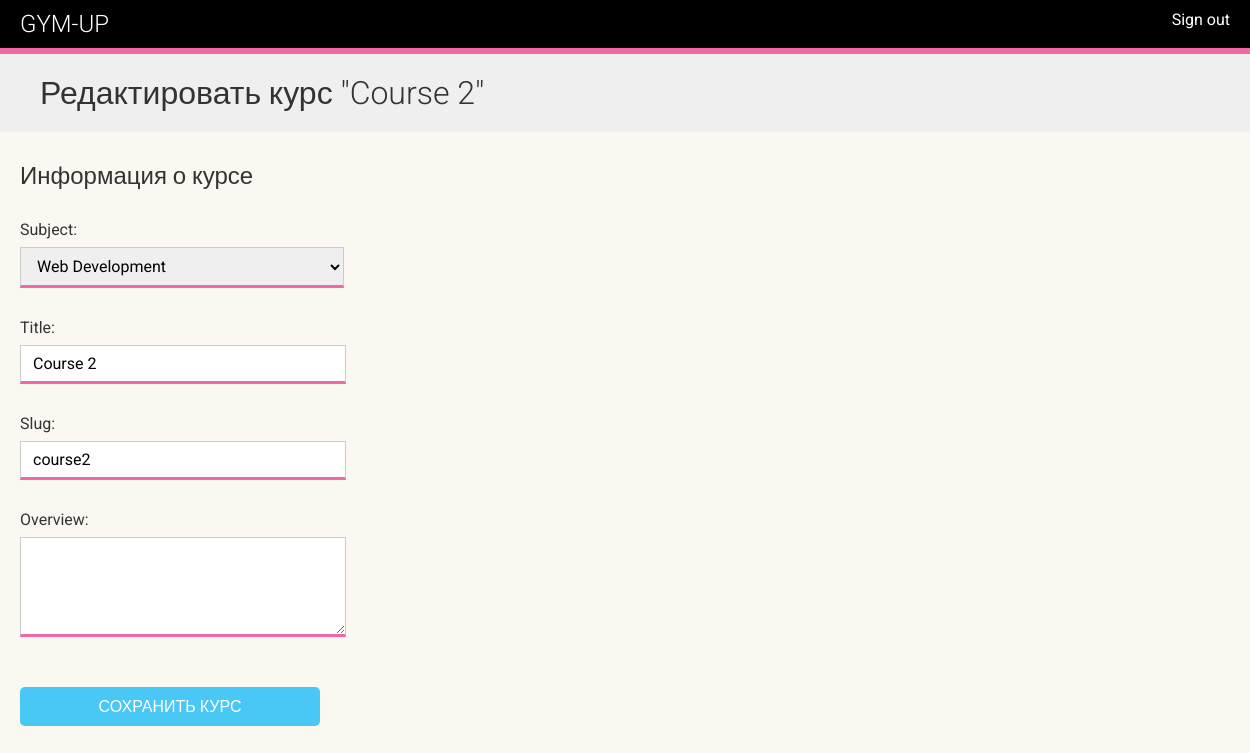
/course/2/edit/ (signed in), run on an earlier commit of the app's database.
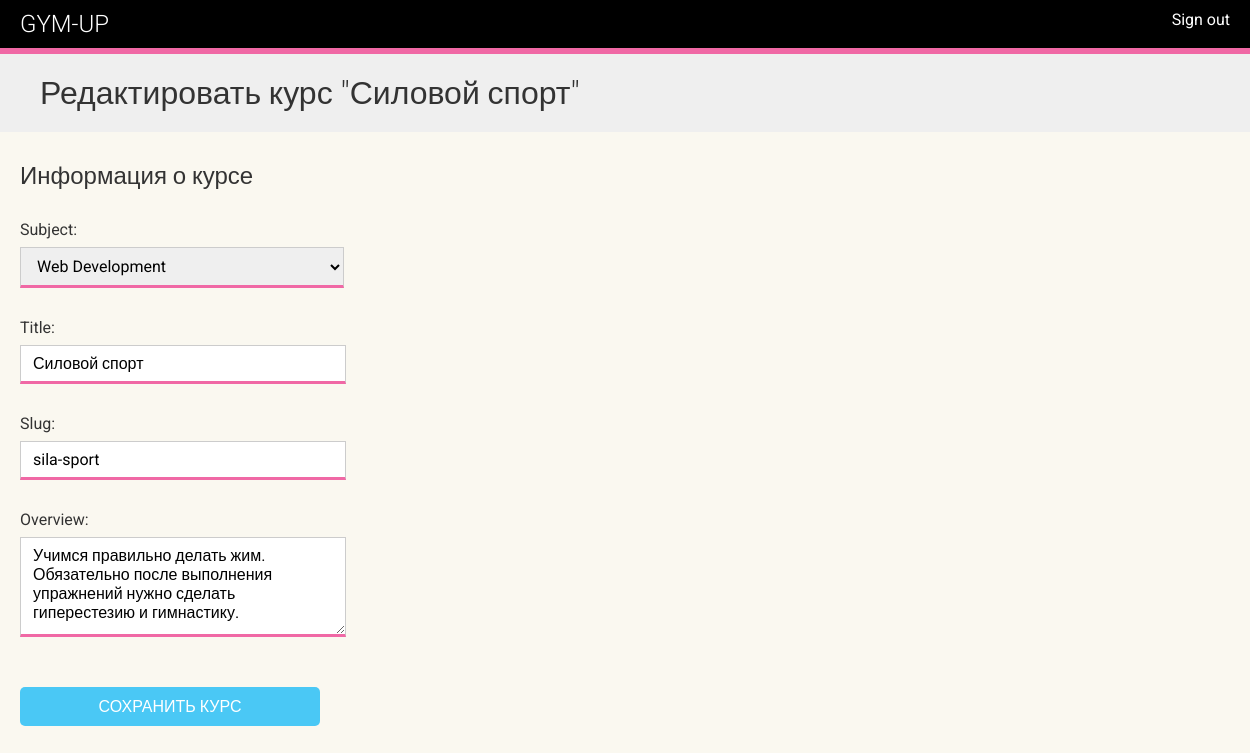
And on a later commit of the database.
### courses/models.py (models this page shows, shortened)
class Course(models.Model):
    owner = models.ForeignKey(
        User, related_name="courses_created", on_delete=models.CASCADE
    )
    subject = models.ForeignKey(
        Subject, related_name="courses", on_delete=models.CASCADE
    )
    title = models.CharField(max_length=200)
    slug = models.SlugField(max_length=200, unique=True)
    overview = models.TextField()
    created = models.DateTimeField(auto_now_add=True)
    class Meta:
        ordering = ["-created"]

class Subject(models.Model):
    title = models.CharField(max_length=200)
    slug = models.SlugField(max_length=200, unique=True)
    class Meta:
        ordering = ["title"]
    def __str__(self):
        return self.title

### courses/views.py (the view)
# urls.py: path("<pk>/edit/", views.CourseUpdateView.as_view(), name="course_edit"),
class CourseUpdateView(OwnerCourseEditMixin, UpdateView):
    permission_required = "courses.change_course"

### courses/views.py (called while the page is built)
    def get_queryset(self):
        qs = super().get_queryset()
        return qs.filter(owner=self.request.user)

### courses/templates/courses/manage/course/form.html (shortened to what this page needs)
{% extends "base.html" %}
{% block content %}
<h1>
  {% if object %}
    Редактировать курс "{{ object.title }}"
 {% else %}
    Создать новый курс
 {% endif %}
</h1>
<div class="module">
  <h2>Информация о курсе</h2>
  <form method="post">
    {{ form.as_p }}
    <p><input type="submit" value="Сохранить курс"></p>
  </form>
</div>
{% endblock %}

What changed in the data, as far as the page shows it:
changed Course "Web Development": title "Course 2" → "Силовой спорт"; slug "course2" → "sila-sport"; overview (not shown) → "Учимся правильно делать жим. Обязательно после выполнения упражнений нужно сделать гиперестезию и гимнастику."
changed through a linked row, Subject: title "Course 2" → "Силовой спорт"
